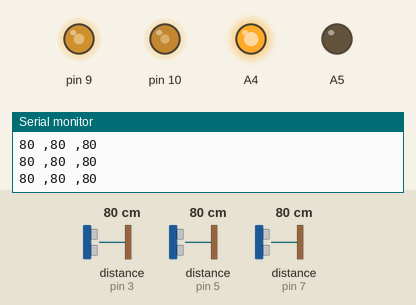
Bench run of a sketch on a simulated Arduino Nano, built with avr-gcc and run on an emulated ATmega328P. On the bench: output pins drawn as LEDs (lit = HIGH), the last lines printed to the serial monitor. Dashed ring = blinking. Inputs (shaded band) come from the test bench; at power-on: distance to the obstacle (sensors on pin 3, pin 7, pin 5) 80 cm.

Above: at 1.6 s.
1.7 s: distance to the obstacle (sensor on pin 3) set to 75 cm
At 2.07 s:
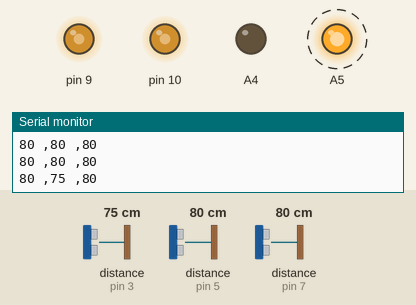
4.7 s: distance to the obstacle (sensor on pin 7) set to 11 cm
7.7 s: distance to the obstacle (sensor on pin 7) set to 8 cm
10.7 s: distance to the obstacle (sensor on pin 3) set to 120 cm
At 10.98 s:
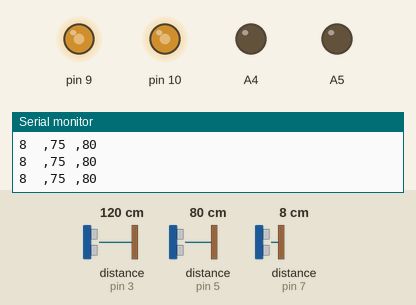
13.7 s: distance to the obstacle (sensor on pin 3) set to 103 cm
16.7 s: distance to the obstacle (sensor on pin 3) set to 94 cm
Timing chart, 0 to 20.7 s (numbered marks = the images above; inputs shaded):
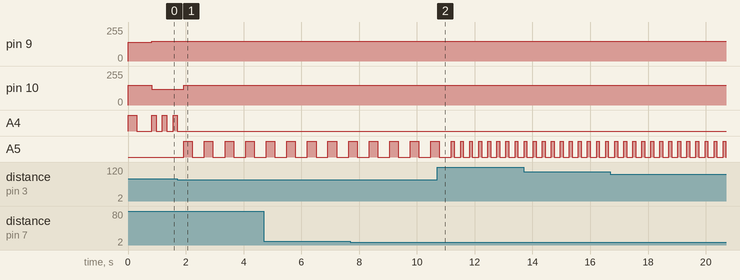

Measured:
- the behaviour switches between 79 and 78 cm on distance to the obstacle (sensor on pin 3) (found by bisection; images 0 and 1)
- after the input at 1.7 s, pin 9: 148/255 → 150/255 after 0.23 s; pin 10: 120/255 → 150/255 after 0.23 s; A4: goes on until 1.7 s, then stays LOW; A5: alternates HIGH for 0.30 s and LOW for 0.42 s, starting after 0.23 s

The sketch:

Labirinto_Pos_Remontagem.ino
```cpp
#include <Wire.h>
#include <Ultrasonic.h>

class motor {
private:
  int m1, m2, p1;
  float diminuicao = 0.07;
public:
  motor(int M1, int M2, int P1) {
    m1 = M1;
    m2 = M2;
    p1 = P1;
    pinMode(m1, OUTPUT);
    pinMode(m2, OUTPUT);
    pinMode(p1, OUTPUT);
  };

  void frente(int vel) {
    int Mforte = 9;
    if (vel == 1) {
      vel = 45;
    }
    if (vel == 2) {
      vel = 90;
    }
    if (vel == 3) {
      vel = 170;
    }
    if (vel == 4) {
      vel = 200;
    }
    if (vel == 5) {
      vel = 255;
    }
    //Se necessário diminuição de velocidade em um dos motores
    if (p1 == Mforte) {
      vel -= vel * diminuicao;
    }
    digitalWrite(m1, LOW);
    digitalWrite(m2, HIGH);
    analogWrite(p1, vel);  // Use analogWrite for PWM
  };

  void frente(int vel, int del) {
    frente(vel);
    delay(del);
    para();
  }

  void atras(int vel) {
    if (vel == 1) {
      vel = 45;
    }
    if (vel == 2) {
      vel = 90;
    }
    if (vel == 3) {
      vel = 170;
    }
    if (vel == 4) {
      vel = 200;
    }
    if (vel == 5) {
      vel = 255;
    }
    //Se necessário diminuição de velocidade em um dos motores
    if (p1 == 3) {
      vel -= vel * diminuicao;
    }
    digitalWrite(m1, HIGH);
    digitalWrite(m2, LOW);
    analogWrite(p1, vel);  // Use analogWrite for PWM
  };
  void atras(int vel, int del) {
    atras(vel);
    delay(del);
    para();
  }

  void para() {
    digitalWrite(m1, LOW);
    digitalWrite(m2, LOW);
  }
};

int f, r, l;
int prioridade = 1;
int esqInicio = 8;
int dirInicio = 8;
motor mt2(A5, A4, 9);
motor mt1(A7, A6, 10);
Ultrasonic right(4, 5);
Ultrasonic left(6, 7);
Ultrasonic front(2, 3);

void setup() {
  //Iniciar monitor serial
  Serial.begin(9600);  // Serve para limpar a tela do display
}

void loop() {
  esqInicio = left.read() - 1;
  dirInicio = right.read() - 1;
  frente2(150, 300);
  para2(500);

  while (true) {
    // put your main code here, to run repeatedly:
    //Teste velocidade
    // frente2(100);

    l = left.read();
    f = front.read();
    r = right.read();
    // para2(1000);

    //Cores
    // led.color(255,140,0);
    // while(digitalRead(botao)!=LOW);
    // led.off();
    // break;

    //IMPRIMIR ENTRADAS ULTRASONICO
    Serial.print(l);
    if (l < 100) {
      Serial.print(" ");
    };
    if (l < 10) {
      Serial.print(" ");
    };
    Serial.print(",");
    Serial.print(f);
    if (f < 100) {
      Serial.print(" ");
    };
    if (f < 10) {
      Serial.print(" ");
    };
    Serial.print(",");
    Serial.print(r);
    Serial.println();

    // frente2(150);

    // lcd.clear();
    // lcd.setCursor(1, 0);

    //SEGUE ESQUERDA
    if (f < esqInicio) {
      if (l < 20 && r < 20) {
        direita2(150, 150, 300);
        para2(200);
        direita2(150, 150, 300);
        atras2(150,100);
        para2(200);
      } else{
        direita2(150, 150, 300);
        para2(200);
      }
    } else if (l < esqInicio) {
      direita2(150, 150, 100);
    } else if (l > esqInicio + 10) {
      frente2(150, 150);
      esquerda2(150, 150, 300);
      frente2(150, 150);
    } else {
      frente2(120, 160, 150);
    }
    para2();
    delay(200);
    // if (f < 5) {
    //   lcd.clear();
    //   lcd.setCursor(1,0);
    //   lcd.print("Girando");
    //   lcd.setCursor(1,1);
    //   lcd.print(f);
    //   atras()
    //   esquerda2(150,150,400);
    // }else if(l>esqInicio){
    //   lcd.clear();
    //   lcd.setCursor(1,0);
    //   lcd.print("Alinhando");
    //   lcd.setCursor(1,1);
    //   lcd.print("Esq: ");
    //   lcd.print(l);
    //   lcd.print("Ini: ");
    //   lcd.print(esqInicio);
    //   para2();
    //   delay(100);
    //   esquerda2(150,150,50);
    //   delay(100);
    //   frente2(150,300);
    // } else {
    //   lcd.clear();
    //   lcd.setCursor(1,0);
    //   lcd.print("Frente");
    //   lcd.setCursor(1,1);
    //   lcd.print("Esq: ");
    //   lcd.print(l);
    //   lcd.print("Ini: ");
    //   lcd.print(esqInicio);
    //   frente2(150,130,300);
    // }

    // int vlc = 100, vlc2 = 185;
    // int giros = 0;
    // int maior = 0;

    //SEGUE PAREDE


    //SEGUE PAREDE
    // if (f < 18) {
    //   if (l+5 > r) {
    //     rotEsquerda();
    //   } else {
    //     rotDireita();
    //   }
    // } else if (l < esqInicio) {
    //   frente2(vlc2, vlc, 100);
    // } else if (r < dirInicio) {
    //   frente2(vlc, vlc2, 100);
    // } else {
    //   frente2(100, 150, 100);
    // }

    //TESTE LED
    // led.blue();
    // delay(200);

    //TESTE MOTOR
    // int vel = 200;
    // led.white();
    // frente2(2);

    //Frente e PARA
    // frente2(4);u
    // while (true) {
    //   f = front.read();\
    //   if (f < 20 || digitalRead(botao) == LOW) {
    //     direita2(2, 2, 600);
    //     break;
    //   }
    // }
    // break;

    //GIRO
    // delay(5000);
    // int velo = 150;
    // direita2(velo,velo,500);

    // if(f<15){
    //   atras2(150,100);
    //   direita2(150,150,200);
    // }
    // else if(l<esqInicio){
    //   direita2(150,150,50);
    // }else{
    //   frente2(200,150,100);
    // }

    //PARA NA PAREDE E DÁ MEIA VOLTA
    // if( f > 20){
    //   frente2(2);
    //   while(f>20){
    //     f = front.read();
    //   }
    // }else{
    //   para2();
    //   rotDireita();
    // }

    //Graus
    //rotacao();

    //verificaCantos();

    //Giro
    //  int x = left.read();
    //  esquerda2(2, 2);
    //  while (f < x+5) {
    //    f = front.read();
    //  }
    //  esquerda2(2,2,200);
    //  para2();
    //  break;


    //TABELA
    //VERMELHO: SÓ VIU A FRENTE E NAO LADOS
    //VERDE: VIU PAREDE
    //AZUL:
    //AMARELO(255,200,0):
    //LARANJA(255,100,0):
    //AZUL BEBE(0,255,255):
    //CIANO(0,255,100):
    //LILAS(255,0,255):
    //ROXO(100,0,255):
    //ROSA(255,0,100):
    //BRANCO:


    //Giro
    // int vlc = 70, vlc2 = 185;
    // int giros = 0;
    // int maior = 0;

    // //SEGUE PAREDE
    // led.off();
    // if (f < 18) {
    //   led.red();
    //   if (l + 5 > r) {
    //     rotEsquerda();
    //   } else {
    //     rotDireita();
    //   }
    // } else if (l < esqInicio) {
    //   led.blue();
    //   frente2(vlc2, vlc, 100);
    // } else if (r < dirInicio) {
    //   led.color(255, 100, 0);
    //   frente2(vlc, vlc2, 100);
    // } else {
    //   led.green();
    //   frente2(100, 150, 100);
    // }
  }
}

void direita2(int vel, int vel2, int del) {
  mt1.frente(vel);
  mt2.atras(vel2);
  delay(del);
  para2();
}
void esquerda2(int vel, int vel2, int del) {
  mt1.atras(vel);
  mt2.frente(vel2);
  delay(del);
  para2();
}
//Moto Direita, Motor Esquerda e Delay
void frente2(int vel, int vel2, int del) {
  mt2.frente(vel2);
  mt1.frente(vel);
  delay(del);
  para2();
}

void atras2(int vel, int vel2, int del) {
  mt1.atras(vel);
  mt2.atras(vel2);
  delay(del);
  para2();
};
void frente2(int vel, int del) {
  mt2.frente(vel);
  mt1.frente(vel);
  delay(del);
  para2();
}

void atras2(int vel, int del) {
  mt1.atras(vel);
  mt2.atras(vel);
  delay(del);
  para2();
};

void direita2(int vel, int vel2) {
  mt1.frente(vel);
  mt2.atras(vel2);
}
void esquerda2(int vel, int vel2) {
  mt1.atras(vel);
  mt2.frente(vel2);
}

void frente2(int vel) {
  mt2.frente(vel);
  mt1.frente(vel);
};
void para2(int del) {
  mt1.para();
  mt2.para();
  delay(del);
};
void atras2(int vel) {
  mt1.atras(vel);
  mt2.atras(vel);
};
void para2() {
  mt1.para();
  mt2.para();
};
```
